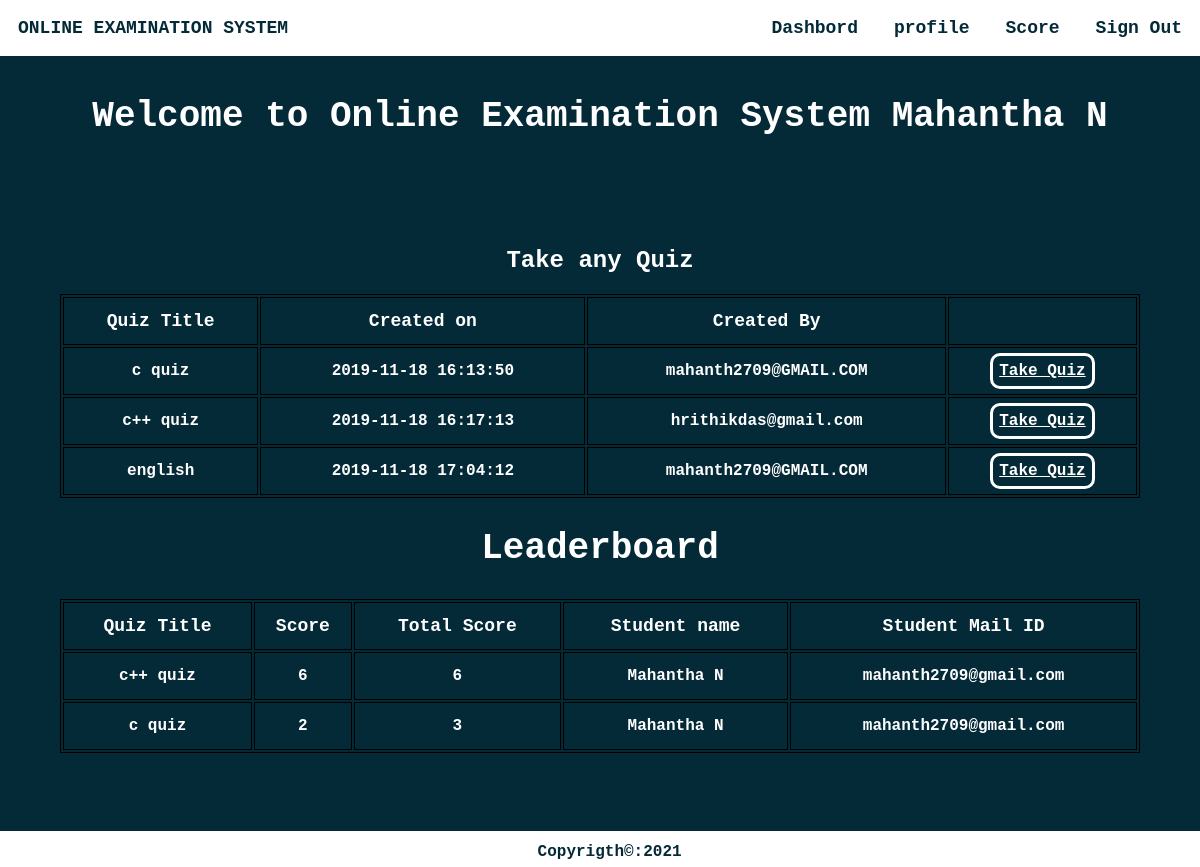
The page /homestud.php (signed in) on the database its author committed.
### tables this page shows
CREATE TABLE IF NOT EXISTS `student` (
  `usn` varchar(10) NOT NULL,
  `name` varchar(20) NOT NULL,
  `mail` varchar(30) NOT NULL,
  `phno` varchar(10) NOT NULL,
  `gender` varchar(1) NOT NULL,
  `DOB` varchar(10) NOT NULL,
  `pw` varchar(200) NOT NULL,
  `dept` varchar(3) DEFAULT NULL,
  PRIMARY KEY (`mail`),
  UNIQUE KEY `mail` (`mail`),
  UNIQUE KEY `phno` (`phno`),
  UNIQUE KEY `usn` (`usn`),
  KEY `dept` (`dept`)
);

CREATE TABLE IF NOT EXISTS `quiz` (
  `quizid` int(11) NOT NULL AUTO_INCREMENT,
  `quizname` varchar(20) NOT NULL,
  `date_created` timestamp NOT NULL DEFAULT CURRENT_TIMESTAMP,
  `mail` varchar(30) DEFAULT NULL,
  PRIMARY KEY (`quizid`),
  KEY `mail` (`mail`)
);

### homestud.php (the view, shortened to what this page needs)
<html>
<head>
</head>
<?php
require_once 'sql.php';
                $conn = mysqli_connect($host, $user, $ps, $project);if (!$conn) {
    echo "<script>alert(\"Database error retry after some time !\")</script>";
}
?>
<body style="color: #fff !important;font-weight:bolder;margin: 0 !important;font-weight: bolder !important;font-family: 'Courier New', Courier, monospace;">
    <div style="background-color: #042A38;height: auto;">
        <div class="navbar" style="display: inline-flex;width: 100%;color:#042A38;position:fixed;">
            <section style="margin: 1.5vw;">ONLINE EXAMINATION SYSTEM</section>
            <ul style="display: inline-flex;padding: 0 !important;margin: 0;float: right;right: 0;position: fixed;width: 50vw;">
                <li onclick="dash()">Dashbord</li>
                <li onclick="prof()">profile</li>
                <li onclick="score()">Score</li>
                <li onclick="lo()">Sign Out</li>
            </ul>
        </div><br><br>
        <?php
        $type1 = $_SESSION["type"];
        $username1 = $_SESSION["username"];
        $sql = "select * from " . $type1 . " where mail='{$username1}'";
        $res =   mysqli_query($conn, $sql);
        if ($res == true) {
            while ($row = mysqli_fetch_array($res)) {
                $dbname = $row['name'];
            }
        }
        ?>
        <center><section style="width:100vw;margin:0vw;margin-top:5vw;font-size:3vw;">Welcome to Online Examination System&nbsp;<?php echo $dbname ?></section></center>
        <section style="color:#fff !important"><br><br><br><br><br>
        <?php
            $sql ="select * from quiz";
            $res=mysqli_query($conn,$sql);
            if($res)
            {
                echo "<center><h1 style=\"font-size:2vw;\">Take any Quiz</h1></center>";
                echo "<center><table><thead><tr><td>Quiz Title</td><td>Created on</td><td>Created By</td><td>  </td></tr></thead>";
                while ($row = mysqli_fetch_assoc($res)) {
                    echo "<tr><td>".$row["quizname"]."</td><td>".$row["date_created"]."</td><td>".$row["mail"]."</td><td><a id=\"tq\" href='takeq.php?qid=".$row['quizid']."'>Take Quiz</button></tr>";
                }
                echo "</table></center>";
            }
            ?>
        </section>
            <section style="color:#fff !important">
            <?php
            $sql="call leaderboard;";
            $res=mysqli_query($conn,$sql);
            if($res)
            {
                echo "<center><h1 style=\"font-size: 3vw\">Leaderboard</h1></center>";
                echo "<table id=\"le\"><thead><tr><td>Quiz Title</td><td>Score</td><td>Total Score</td><td>Student name</td><td>Student Mail ID</td></tr></thead>";
                while ($row = mysqli_fetch_assoc($res)) {
                    echo "<tr><td>".$row["quizname"]."</td><td>".$row["score"]."</td><td>".$row["totalscore"]."</td><td>".$row["name"]."</td><td>".$row["mail"]."</td></tr>";
                }
                echo "</table><br><br><br>";
            }
            else{
                echo mysqli_error($conn);
            }
            ?>
        </section>
    </div>
    <?php require("footer.php");?>
</body>
</html>

### homestud.php (style rules this page uses)
li { margin: 1.5vw; font-size: 1.5vw !important; }
ul { list-style: none; width: auto !important; font-weight: 2vw !important; }
.navbar { background-color: white !important; font-size: 1.5vw !important; }
a { text-decoration: none; color: #fff; }
table { width: 90vw; margin-left: 5vw; margin-right: 5vw; align-content: center; border: 1px solid black; }
thead { font-weight:900; font-size: 1.5vw; }
td { width: auto; border: 1px solid black; text-align: center; height: 4vw; font-weight: bold; }
#tq { text-decoration: underline; border: 3px solid #fff; padding: 0.5vw; border-radius: 10px; }
#le { margin-bottom: 2vw; }

### rows shown on the page
student: name "Mahantha N"
quiz: quizname "c quiz", date_created "2019-11-18 16:13:50", mail "mahanth2709@GMAIL.COM"
quiz: quizname "c++ quiz", date_created "2019-11-18 16:17:13", mail "hrithikdas@gmail.com"
quiz: quizname "english", date_created "2019-11-18 17:04:12", mail "mahanth2709@GMAIL.COM"

### other values the page prints
$row["quizname"] "c++ quiz"
$row["score"] "6"
$row["totalscore"] "6"
$row["name"] "Mahantha N"
$row["mail"] "mahanth2709@gmail.com"
$row["quizname"] "c quiz"
$row["score"] "2"
$row["totalscore"] "3"
